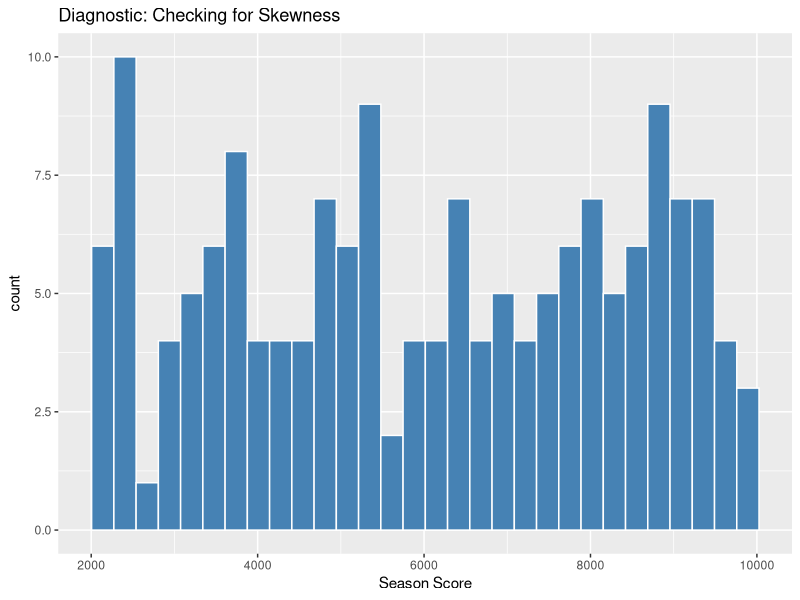
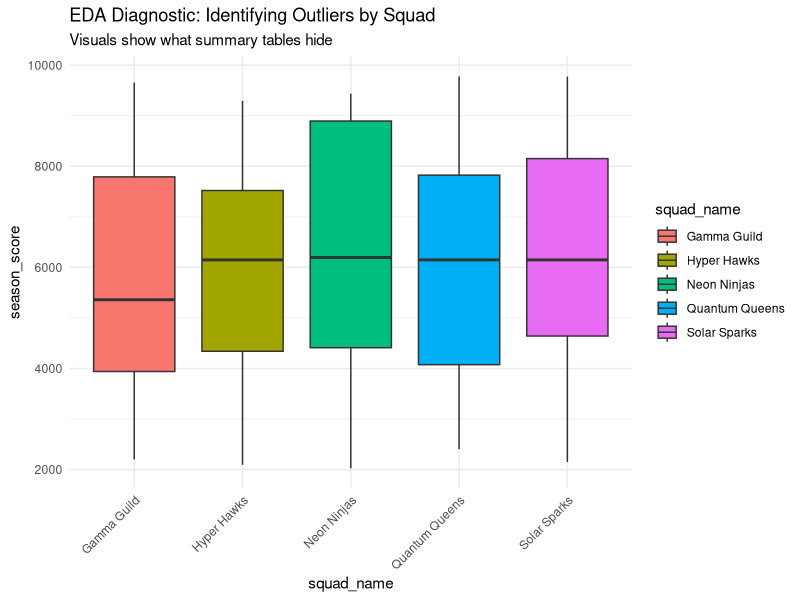

Source code (R) for these figures, in order:
## ---- chunk 1
library(readr)
library(dplyr)
library(ggplot2)

knitr::opts_chunk$set(echo = TRUE, message = FALSE, warning = FALSE)
players <- read_csv("../../../data/laser_league_players.csv")
## ---- chunk 2
colSums(is.na(players))

ggplot(players, aes(x = season_score)) +
  geom_histogram(fill = "steelblue", color = "white") +
  labs(title = "Diagnostic: Checking for Skewness", x = "Season Score")
## ---- chunk 3
# Execute strategies
players_deleted <- players %>% filter(!is.na(season_score))

mean_val <- mean(players$season_score, na.rm = TRUE)
players_mean_imp <- players %>% mutate(season_score = coalesce(season_score, mean_val))

median_val <- median(players$season_score, na.rm = TRUE)
players_median_imp <- players %>% mutate(season_score = coalesce(season_score, median_val))

# Compare spread
comparison <- data.frame(
  Strategy = c("Deletion", "Mean Imputation", "Median Imputation"),
  Resulting_Mean = c(mean(players_deleted$season_score), mean(players_mean_imp$season_score), mean(players_median_imp$season_score)),
  Resulting_SD = c(sd(players_deleted$season_score), sd(players_mean_imp$season_score), sd(players_median_imp$season_score))
)
comparison
## ---- chunk 4
# Find the mode
mode_val <- players %>% 
  count(preferred_loadout) %>% 
  arrange(desc(n)) %>% 
  slice(1) %>% 
  pull(preferred_loadout)

players_clean <- players_median_imp %>%
  mutate(preferred_loadout = coalesce(preferred_loadout, mode_val))

# Compare count of the mode
# Before:
table(players$preferred_loadout)[mode_val]
# After:
table(players_clean$preferred_loadout)[mode_val]
## ---- chunk 5
role_eda <- players_clean %>%
  group_by(role) %>%
  summarise(
    n_players = n(),
    avg_score = mean(season_score),
    med_score = median(season_score),
    score_diff = mean(season_score) - median(season_score)
  ) %>%
  arrange(desc(avg_score))

role_eda
## ---- chunk 6
ggplot(players_clean, aes(x = squad_name, y = season_score, fill = squad_name)) +
  geom_boxplot() +
  theme_minimal() +
  theme(axis.text.x = element_text(angle = 45, hjust = 1)) +
  labs(title = "EDA Diagnostic: Identifying Outliers by Squad",
       subtitle = "Visuals show what summary tables hide")
